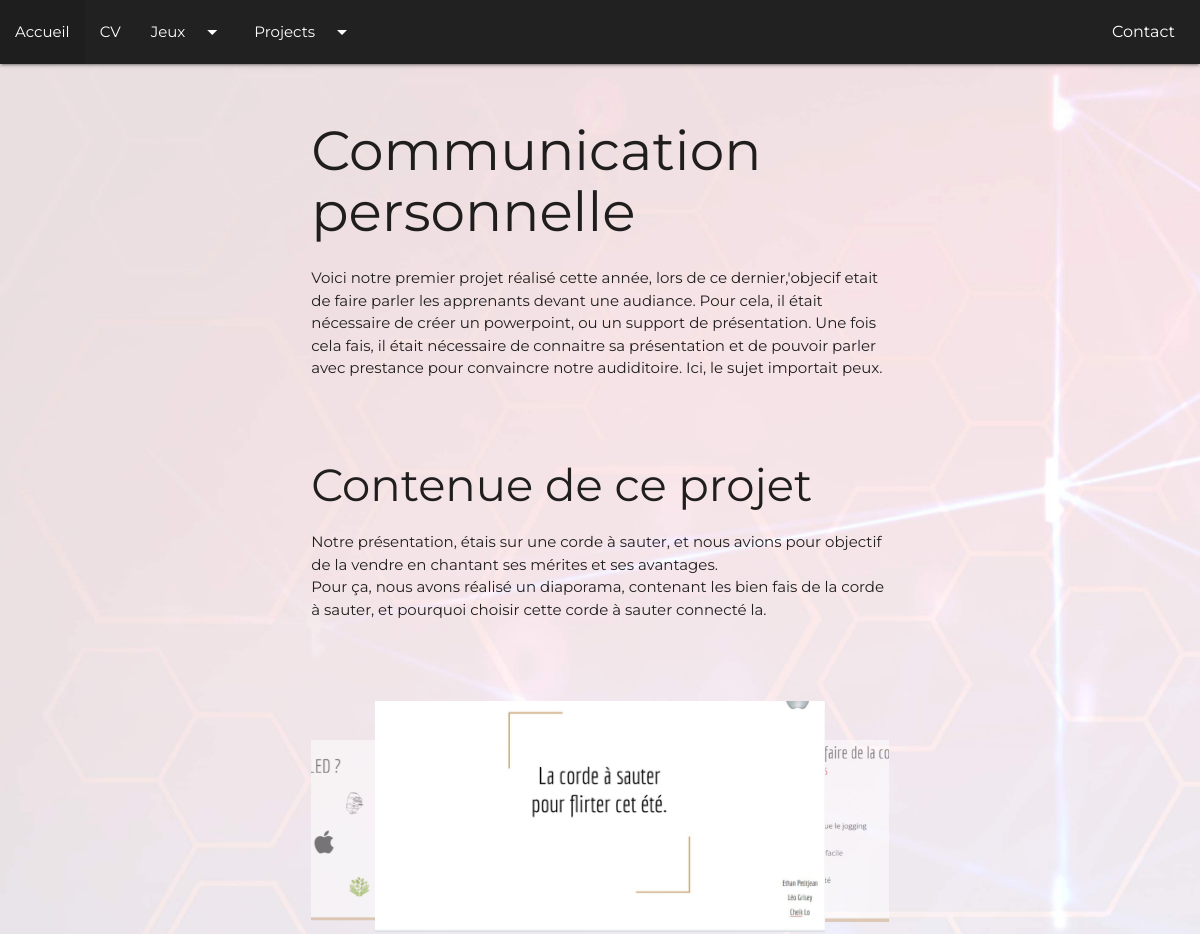
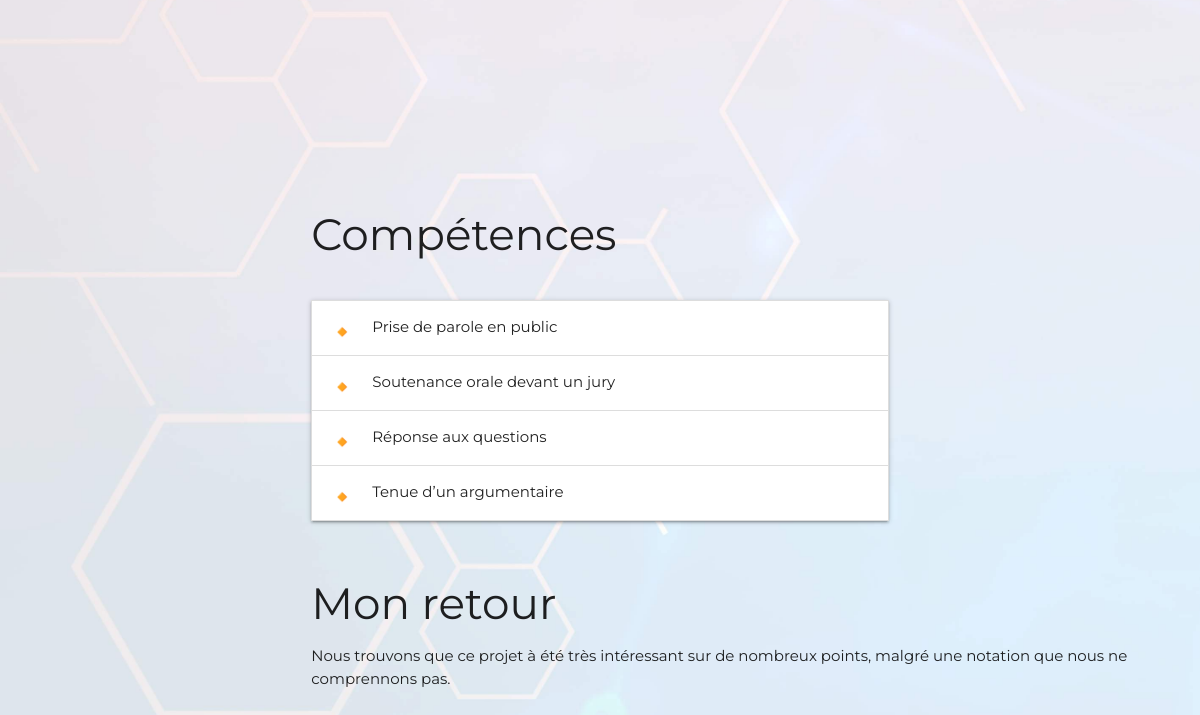
/project.php?id=1, run on an earlier commit of the app's database (2 pictures, top to bottom).
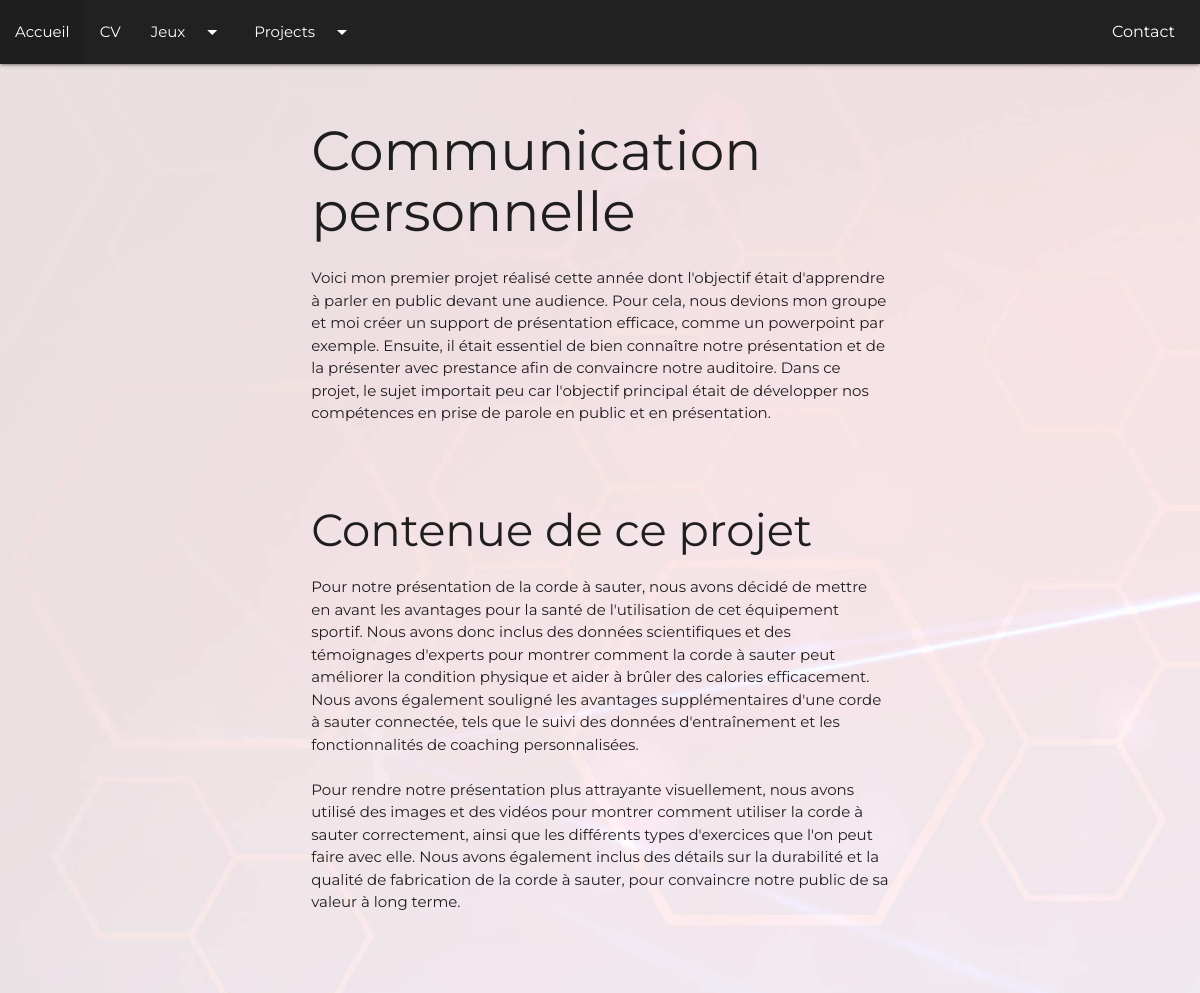
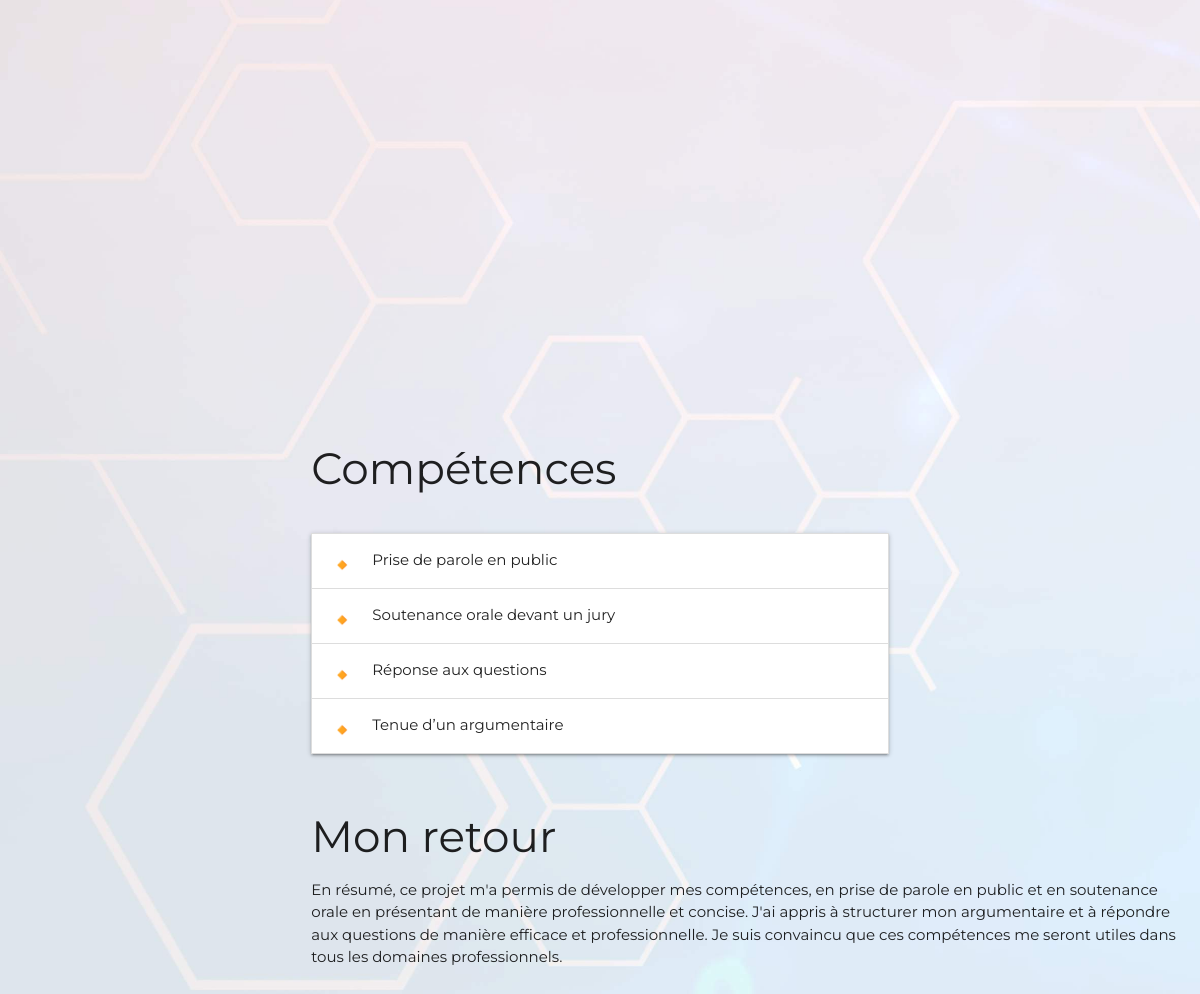
And on a later commit of the database (2 pictures, top to bottom).
### tables this page shows
CREATE TABLE IF NOT EXISTS `projects` (
`id` int(11) NOT NULL,
  `title` varchar(100) NOT NULL,
  `titlepage` varchar(120) NOT NULL,
  `descpro` text NOT NULL,
  `desccont` text NOT NULL,
  `img1` varchar(100) NOT NULL,
  `img2` varchar(100) NOT NULL,
  `img3` varchar(100) NOT NULL,
  `img4` varchar(100) NOT NULL,
  `imgbg` varchar(120) NOT NULL,
  `projectname` varchar(50) NOT NULL,
  `titlecomp1` varchar(50) NOT NULL,
  `titlecomp2` varchar(50) NOT NULL,
  `titlecomp3` varchar(50) NOT NULL,
  `titlecomp4` varchar(50) NOT NULL,
  `comp1` text NOT NULL,
  `comp2` text NOT NULL,
  `comp3` text NOT NULL,
  `comp4` text NOT NULL,
  `retour` text NOT NULL
);

### project.php (the view, shortened to what this page needs)
<!DOCTYPE html>
<?php
  require_once "Config/config.php";
  $pdo_projects->exec("set names utf8");
  $sql = "SELECT * FROM projects WHERE id=:id";
  $pre = $pdo_projects->prepare($sql);
  $pre->bindParam("id",$_GET["id"], PDO::PARAM_INT);
  $pre->execute();
  $project = $pre->fetch(PDO::FETCH_ASSOC);
  ?>
  <html>
    <head>
      <link type="text/css" rel="stylesheet" href="css/materialize.css"  media="screen,projection"/>
      <link rel="stylesheet" href="css/projet.css">
    </head>
    <body >
      <div class="">
        <div class="navbar colornav navbar-fixed">
          <nav>
            <div class="nav-wrapper #212121 grey darken-4" id="nav">
                <a href="contact.php" class="brand-logo right" id="contact">Contact</a>
                <ul id="nav-mobile" class="left hide-on-med-and-down">
                    <li><a href="index.php">Accueil</a></li>
                    <li><a href="cv.php">CV</a></li>
                    <li>
                        <a class="dropdown-trigger" data-beloworigin="true" href="#!" data-target="dropdown1">
                            Jeux<i class="material-icons right">arrow_drop_down</i>
                        </a>
                    </li>
                    <li>
                        <a class="dropdown-trigger" data-beloworigin="true" href="#!" data-target="dropdown2">
                            Projects<i class="material-icons right">arrow_drop_down</i>
                        </a>
                    </li>
                </ul>
            </div>
          </nav>
        </div>
                <?php
                $sql = "SELECT * FROM projects";
                $pre = $pdo_projects-> prepare($sql);
                $pre->execute();
                $pros = $pre->fetchall(PDO::FETCH_ASSOC);
                ?>
          <div class="row">
            <div class="col l6 offset-l3">
              <div id="presentation" class="section scrollspy">
                <h1> <?php echo $project["title"]?></h1>
                <P>
                  <?php echo $project["descpro"]?>
                </P>
              </div>
              <div id="contained" class="section scrollspy">
                <h2> Contenue de ce projet </h2>
                <p><?php echo $project["desccont"]?>
                </p>
                  <div class="carouselturn margincarou">
                    <div class="carousel">
                      <a class="carousel-item" href="#one!"><img src="<?php echo "img/".$project["img1"]?>"></a>
                      <a class="carousel-item" href="#two!"><img src="<?php echo "img/".$project["img2"]?>"></a>
                      <a class="carousel-item" href="#four!"><img src="<?php echo "img/".$project["img4"]?>"></a>
                    </div>
                  </div>
              </div>
                <h3>Compétences</h3>
                <div id="skills" class="section scrollspy">
                  <ul class="collapsible">
                    <li>
                      <div class="collapsible-header"><i class="material-icons">🔸</i><?php echo $project["titlecomp1"]?></div>
                    </li>
                    <li>
                      <div class="collapsible-header"><i class="material-icons">🔸</i><?php echo $project["titlecomp2"]?></div>
                    </li>
                    <li>
                      <div class="collapsible-header"><i class="material-icons">🔸</i><?php echo $project["titlecomp3"]?></div>
                    </li>
                    <li>
                      <div class="collapsible-header"><i class="material-icons">🔸</i><?php echo $project["titlecomp4"]?></div>
                    </li>
                  </ul>
                </div>
              </div>
              <div id="return" class="section scrollspy row ">
                <div class="col offset-l3">
                  <h3>Mon retour</h3>
                  <p>
                  <?php echo $project["retour"]?>
                  </p>
                </div>
            </div>
          </div>
        </div>
    </body>
  </html>

### css/projet.css (style rules this page uses)
body { font-family: Montserrat; background-image: url(../img/bg.jpg); background-repeat: no-repeat; background-size: cover; background-attachment: fixed; }
html { scroll-behavior: smooth; }
#contact { position: fixed ; right: 25px; font-size: 16px; }
.colornav { background-color : #0F0E0E }
.carousel .carousel-item { width: 450px!important; height: 450px!important; }
.margincarou { margin-top: 80px!important; }
h1 { font-size: 55px; }
h2 { font-size: 45px; }

What changed in the data, as far as the page shows it:
changed projects "Communication personnelle": descpro "Voici notre premier projet réalisé cette année, lors de ce dernier,'objecif etait de faire parler les apprenants devant une audiance. Pour cela, il était nécessaire de créer un powerpoint, ou un support de présentation. Une fois cela fais, il était nécessaire de connaitre sa présentation et de pouvoir parler avec prestance pour convaincre notre audiditoire. Ici, le sujet importait peux." → "Voici mon premier projet réalisé cette année dont l'objectif était d'apprendre à parler en public devant une audience. Pour cela, nous devions mon groupe et moi créer un support de présentation efficace, comme un powerpoint par exemple. Ensuite, il était essentiel de bien connaître notre présentation et de la présenter avec prestance afin de convaincre notre auditoire. Dans ce projet, le sujet importait peu car l'objectif principal était de développer nos compétences en prise de parole en public et en présentation."; desccont "Notre présentation, étais sur une corde à sauter, et nous avions pour objectif de la vendre en chantant ses mérites et ses avantages. Pour ça, nous avons réalisé un diaporama, contenant les bien fais de la corde à sauter, et pourquoi choisir cette corde à sauter connecté la." → "Pour notre présentation de la corde à sauter, nous avons décidé de mettre en avant les avantages pour la santé de l'utilisation de cet équipement sportif. Nous avons donc inclus des données scientifiques et des témoignages d'experts pour montrer comment la corde à sauter peut améliorer la condition physique et aider à brûler des calories efficacement. Nous avons également souligné les avantages supplémentaires d'une corde à sauter connectée, tels que le suivi des données d'entraînement et les fonctionnalités de coaching personnalisées. Pour rendre notre présentation plus attrayante visuellement, nous avons utilisé des images et des vidéos pour montrer comment utiliser la corde à sauter…"; retour "Nous trouvons que ce projet à été très intéressant sur de nombreux points, malgré une notation que nous ne comprennons pas." → "En résumé, ce projet m'a permis de développer mes compétences, en prise de parole en public et en soutenance orale en présentant de manière professionnelle et concise. J'ai appris à structurer mon argumentaire et à répondre aux questions de manière efficace et professionnelle. Je suis convaincu que ces compétences me seront utiles dans tous les domaines professionnels."
